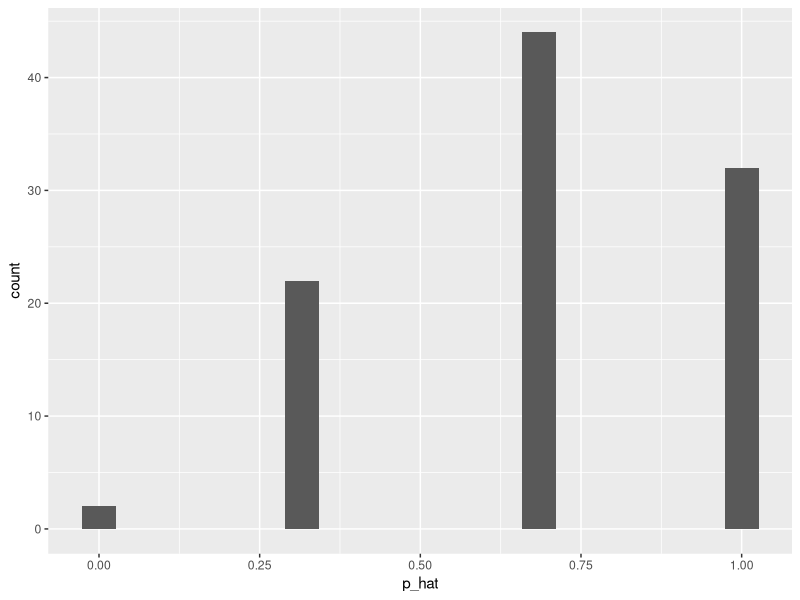
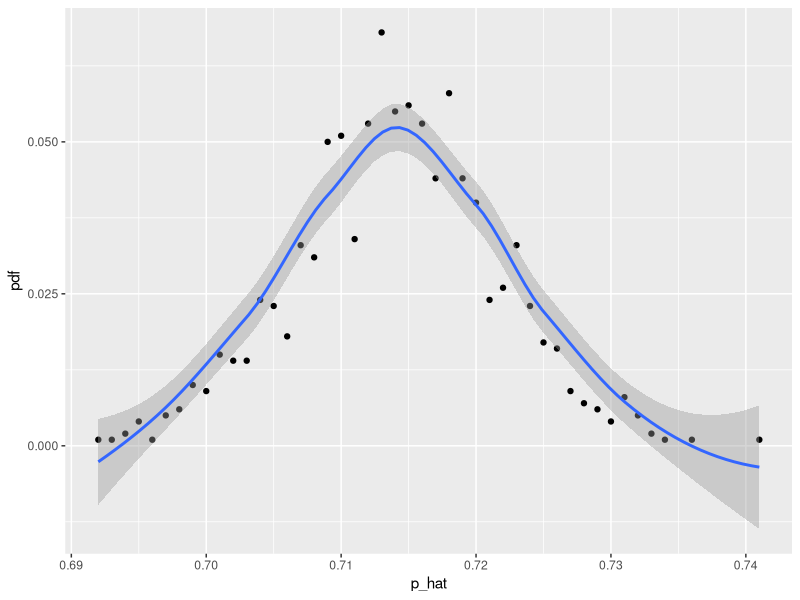
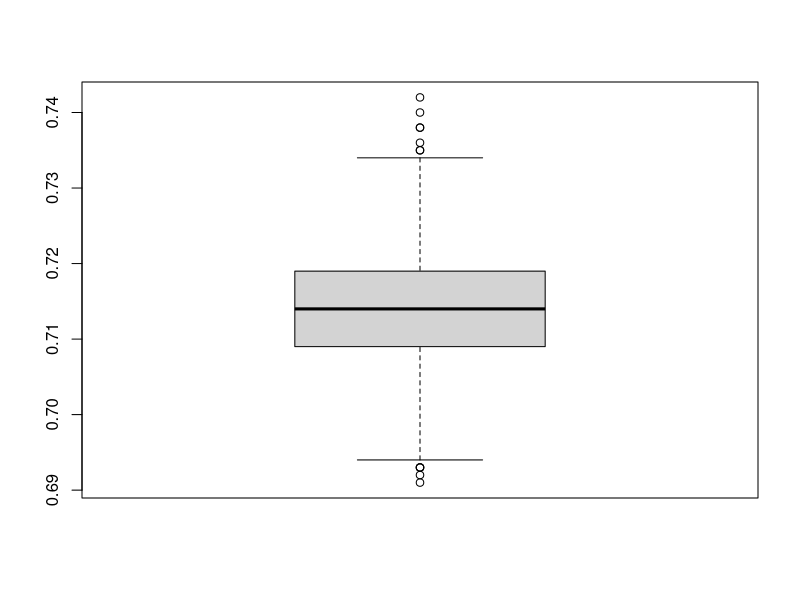
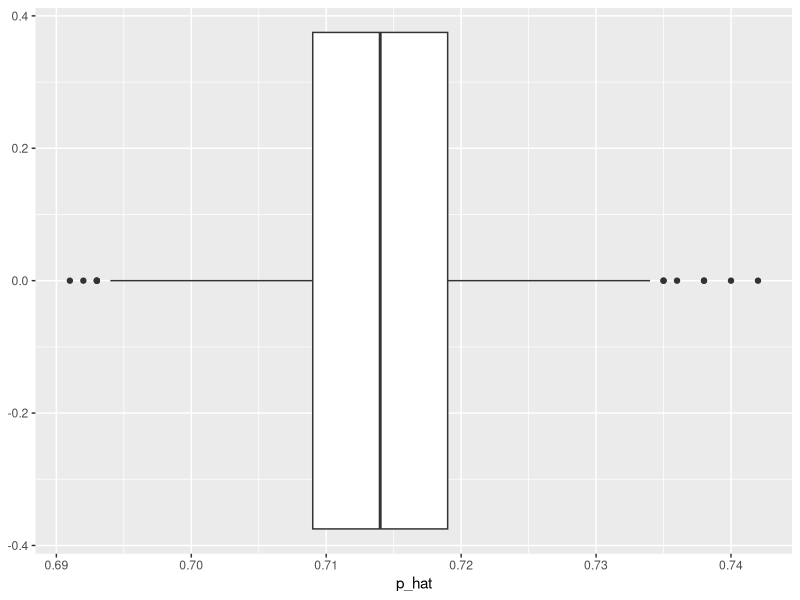

Recreate these plots in R, in order.
## ---- chunk 1
knitr::opts_chunk$set(echo = TRUE)
library(ggplot2)
## ---- chunk 2
pop <- c(rep("Apple", 10), rep("Android", 4))
n = 3
my_sample <- sample(pop, n)
p_hat <- sum(my_sample == "Apple") / n
p_hat
## ---- chunk 3
K = 100
p_hat <-rep(0,K)

for (k in 1:K){
  my_sample <- sample(pop, n)
  p_hat[k] <- sum(my_sample == "Apple") / n
}
p_hat


## ---- chunk 4
sample_data <- data.frame(p_hat = p_hat)

ggplot(data=sample_data, aes(x=p_hat)) + geom_histogram(bins=20)


## ---- chunk 5
    pop <- c(rep("Apple", 1000), rep("Android", 400))

    n = 100
    K = 1000
    p_hat <-rep(0,K)

    for (k in 1:K){
      my_sample <- sample(pop, n)
      p_hat[k] <- sum(my_sample == "Apple") / n
    }
    head(p_hat)


    my_sample <- function(n){
    K = 1000
    p_hat <-rep(0,K)

    for (k in 1:K){
      my_sample <- sample(pop, n)
      p_hat[k] <- sum(my_sample == "Apple") / n
    }
    p_hat

    }

    head(my_sample(10))
    head(my_sample(100))

## ---- chunk 6

library(dplyr)
p_hat = my_sample(1000)

p_hat_data <- data.frame(p_hat = p_hat)


p_hat_data <- p_hat_data %>%
  count(p_hat) %>%
  mutate(pdf = n/sum(n))


mean(p_hat_data$p_hat)
sd(p_hat_data$p_hat)

ggplot(p_hat_data, aes(x=p_hat, y=pdf)) + geom_point() + geom_smooth()



## ---- chunk 7

p_hat = my_sample(1000)

p_hat_data <- data.frame(p_hat = p_hat)



boxplot(p_hat_data$p_hat)


ggplot(data=p_hat_data, aes(x=p_hat)) + geom_boxplot()


# summary function 
summary(p_hat_data$p_hat)

# mean
p_hat_mean = mean(p_hat_data$p_hat)

# standard deviation
p_hat_sd = sd(p_hat_data$p_hat)
p_hat_sd



# let's check 68-95-99.7 rule

df <- p_hat_data$p_hat

# within 1 standard deviation
range = (df > (p_hat_mean - 1 * p_hat_sd)) & (df < (p_hat_mean + 1 * p_hat_sd))
df_temp <- df[ range ]
length(df_temp) / length(df)


# within 2 standard deviation
range = (df > (p_hat_mean - 2 * p_hat_sd)) & (df < (p_hat_mean + 2 * p_hat_sd))
df_temp <- df[ range ]
length(df_temp) / length(df)


# within 3 standard deviation
range = (df > (p_hat_mean - 3 * p_hat_sd)) & (df < (p_hat_mean + 3 * p_hat_sd))
df_temp <- df[ range ]
length(df_temp) / length(df)

